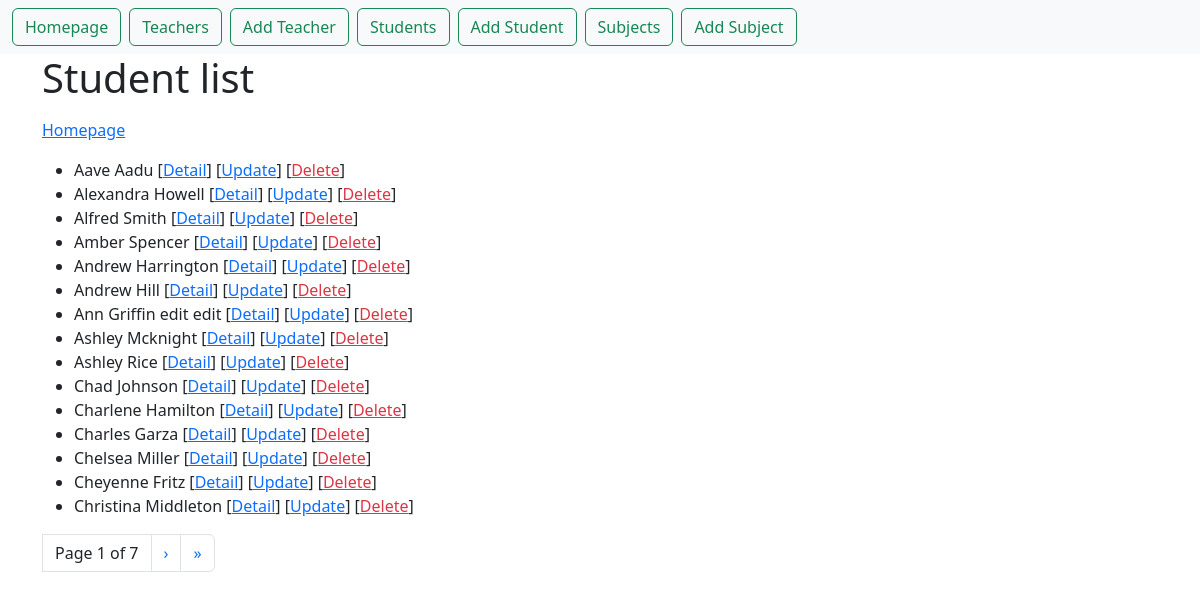
Page /first_app/student_list/ on the committed database.
### first_app/models.py (models this page shows)
class Student(models.Model): # klass mis loob tabeli
    name = models.CharField(max_length=100)  # väli välja tüüp ja pikkus
    birth_of_date = models.DateField(null=True, blank=True) # võib olla tühi
    weight = models.IntegerField() # väli kaal, integer tüüpi

### first_app/views.py (the view)
# urls.py: path("student_list/", views.StudentListView.as_view(), name="student_list"), # kui õpilasi näha tahad siis vaja ulrli kirjutada first_app/student_list
class StudentListView(ListView): # vaade  pannakse app urli
    model = Student # ühendab Model Student, siit tuleb info
    queryset = Student.objects.order_by("name") # sorteerib nime järgi
    context_object_name = "students" # muudab nime et oleks loetavam, default object_list nimeks students
    paginate_by = 15 # mitu rida lehel kuvab

### first_app/templates/first_app/student_list.html (shortened to what this page needs)
{% extends "base.html" %}
{% block content %}
    <h1>Student list</h1>
    <a href="{% url 'first_app:home' %}">Homepage</a>
    <ul>
        {% for student in students %}
            <li>
                {{ student.name }}
                [<a href="/first_app/student_detail/{{ student.id }}">Detail</a>]
                [<a href="/first_app/student_update/{{ student.id }}" class="text_success">Update</a>]
                [<a href="/first_app/student_delete/{{ student.id }}" class="text-danger">Delete</a>]
            </li>
        {% endfor %}
    </ul>
    <ul class="pagination">
        <li class="page-link text-dark">
            Page {{ page_obj.number }} of {{ page_obj.paginator.num_pages }}
        </li>
        {% if page_obj.has_next %}
            <li class="page-item">
                <a class="page-link" href="?page={{ page_obj.next_page_number }}">&rsaquo;</a>
            </li>
            <li class="page-item">
                <a class="page-link" href="?page={{ page_obj.paginator.num_pages }}">&raquo;</a>
            </li>
        {% endif %}
    </ul>
{% endblock %}

### rows in the picture
Student: name "Aave Aadu"
Student: name "Alexandra Howell"
Student: name "Alfred Smith"
Student: name "Amber Spencer"
Student: name "Andrew Harrington"
Student: name "Andrew Hill"
Student: name "Ann Griffin edit edit"
Student: name "Ashley Mcknight"
Student: name "Ashley Rice"
Student: name "Chad Johnson"
Student: name "Charlene Hamilton"
Student: name "Charles Garza"
Student: name "Chelsea Miller"
Student: name "Cheyenne Fritz"
Student: name "Christina Middleton"

### other values in the picture
{{ page_obj.number }} "1"
{{ page_obj.paginator.num_pages }} "7"
